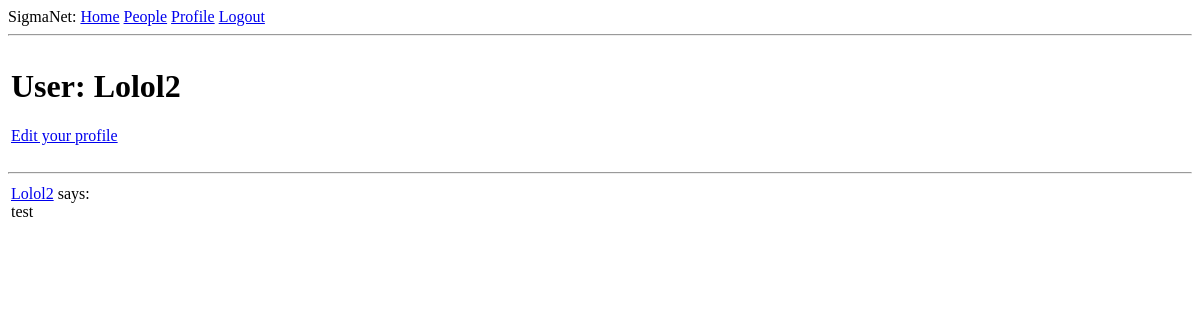
/user/Lolol2 (signed in), run on an earlier commit of the app's database.
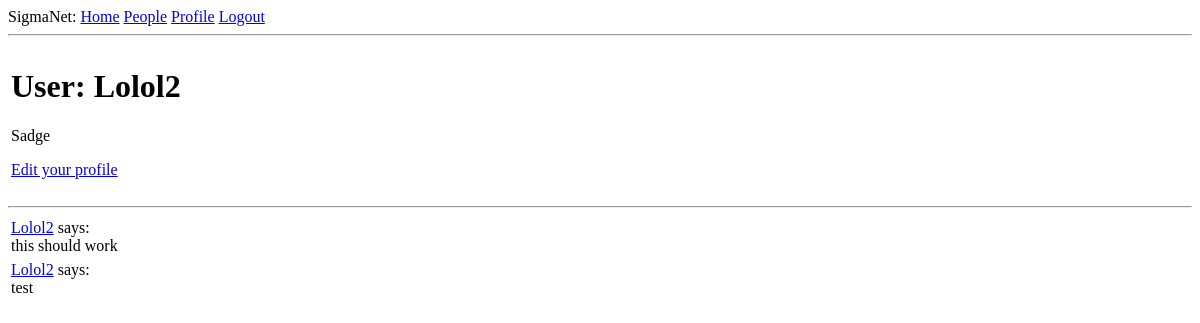
And on a later commit of the database.
### app/models.py (models this page shows, shortened)
class User(UserMixin, db.Model):
    id = db.Column(db.Integer, primary_key=True)
    username = db.Column(db.String(64), index=True, unique=True)
    email = db.Column(db.String(120), index=True, unique=True)
    password_hash = db.Column(db.String(128))
    posts = db.relationship('Post', backref='author', lazy='dynamic')
    about_me = db.Column(db.String(140))
    comments = db.relationship('Comment', backref='author', lazy='dynamic')

class Post(db.Model):
    id = db.Column(db.Integer, primary_key=True)
    body = db.Column(db.String(140))
    timestamp = db.Column(db.DateTime, index=True, default=datetime.utcnow)
    user_id = db.Column(db.Integer, db.ForeignKey('user.id'))
    comments = db.relationship('Comment', backref='post', lazy='dynamic')

### app/routes.py (the view)
@app.route('/user/<username>')
@login_required
def user(username):
    user = User.query.filter_by(username=username).first_or_404()
    page = request.args.get('page', 1, type=int)
    posts = user.posts.order_by(Post.timestamp.desc()).paginate(
        page, app.config['POSTS_PER_PAGE'], True)
    if posts.has_next:
        next_url = url_for('user', username=username, page=posts.next_num)
    else:
        next_url = None
    if posts.has_prev:
        prev_url = url_for('user', username=username, page=posts.prev_num)
    else:
        prev_url = None
    form = EmptyForm()
    return render_template('user.html', user=user, posts=posts.items, form=form, next_url=next_url, prev_url=prev_url)

### app/models.py (called while the page is built)
@login.user_loader
def load_user(id):
    return User.query.get(int(id))

### app/routes.py (called while the page is built)
@app.before_request
def make_session_permanent():
    session.permanent = True
    app.permanent_session_lifetime = timedelta(minutes=30)

### app/templates/user.html (shortened to what this page needs)
{% extends "base.html" %}
{% block content %}
      <table>
	<tr valign="top">
		<td>
			<h1>User: {{ user.username }}</h1>
			{% if user.about_me %}<p>{{ user.about_me }}</p>{% endif %}
			{% if user == current_user %}
				<p><a href="{{ url_for('edit_profile') }}">Edit your profile</a></p>
			{% endif %}
		</td>
	</tr>
	</table>
	<hr>
	{% for post in posts %}
		{% include '_post.html' %}
	{% endfor %}
{% endblock %}

### app/templates/base.html (shortened to what this page needs)
<!doctype html>
<html>
	<head>
	</head>
	<body>
		<div>
			SigmaNet:
			<a href="{{ url_for('index') }}">Home</a>
			<a href="{{ url_for('explore') }}">People</a>
			{% if current_user.is_anonymous %}
			<a href="{{ url_for('login') }}">Login</a>
			{% else %}
			<a href="{{ url_for('user', username=current_user.username) }}">Profile</a>
			<a href="{{ url_for('logout') }}">Logout</a>
			{% endif %}
		</div>
		<hr>
		{% block content %}{% endblock %}
	</body>
</html>

### app/templates/_post.html
<table>
	<tr valign="top">
		<td><a href="{{ url_for('user', username=post.author.username) }}">{{ post.author.username }}</a> says:<br>
			<a style="text-decoration:none; color:inherit" href="{{url_for('post', post_id=post.id) }}">{{ post.body }}</a>
		</td>
	</tr>
</table>

What changed in the data, as far as the page shows it:
changed User "Lolol2": about_me (not shown) → "Sadge"
added Post: author.username "Lolol2", body "this should work"
